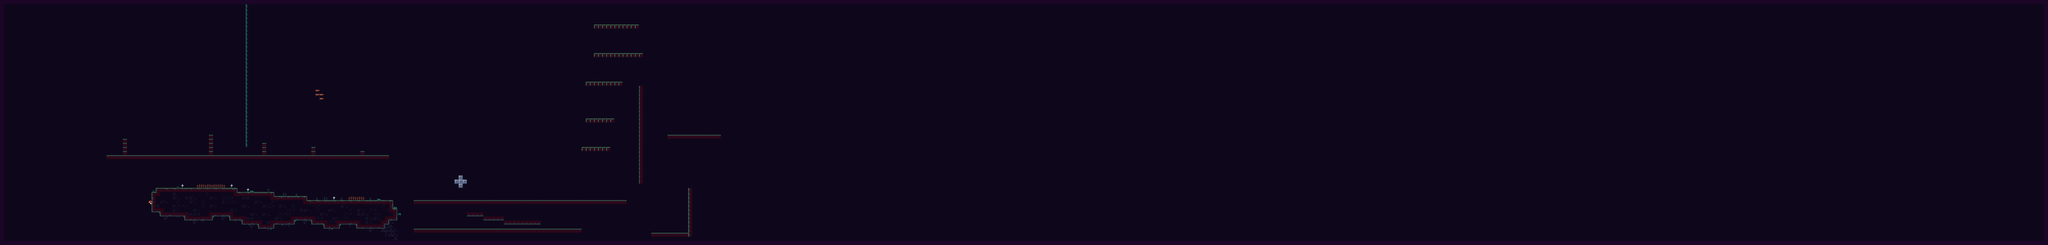

This game map was drawn from its Tiled (.tmx) file and the tilesets committed beside it. A one-line description and the trimmed map source follow:
An orthogonal 500x60 tile map with 8x8 px tiles, 2 tile layers (BaseLayer, CollisionLayer), 2 tilesets.

<map version="1.10" tiledversion="1.11.0" orientation="orthogonal" renderorder="left-up" width="500" height="60" tilewidth="8" tileheight="8" infinite="0" backgroundcolor="#0e071b" nextlayerid="5" nextobjectid="1">
 <editorsettings>
  <export target="Proto_Level.json" format="json" />
 </editorsettings>
 <tileset firstgid="1" source="tiles.tsx" />
 <tileset firstgid="505" source="logical_tiles8p.tsx" />
 <layer id="1" name="BaseLayer" width="500" height="60">
  <data>[30000 cells, 661 non-empty, 43 distinct tile ids]</data>
 </layer>
 <layer id="2" name="CollisionLayer" width="500" height="60" opacity="0.12">
  <data>[30000 cells, 1559 non-empty, 2 distinct tile ids]</data>
 </layer>
</map>
